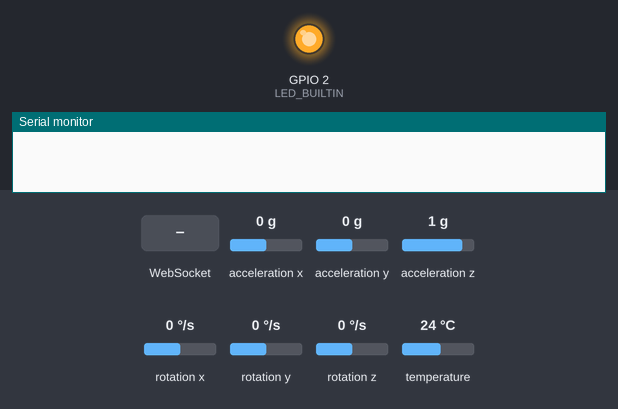
Simulated run of this program. Board: ESP8266 (NodeMCU). On the bench: output pins drawn as LEDs (lit = HIGH, except the on-board LED, lit = LOW), the last lines printed to the serial monitor. Inputs (shaded band) come from the test bench; at power-on: acceleration x 0 g, acceleration y 0 g, acceleration z 1 g, rotation x 0 °/s, rotation y 0 °/s, rotation z 0 °/s, temperature 24 °C. WiFi joins after 1.5 s; servers stay silent unless stated.

Above: at 1.6 s.
At 5.2 s:
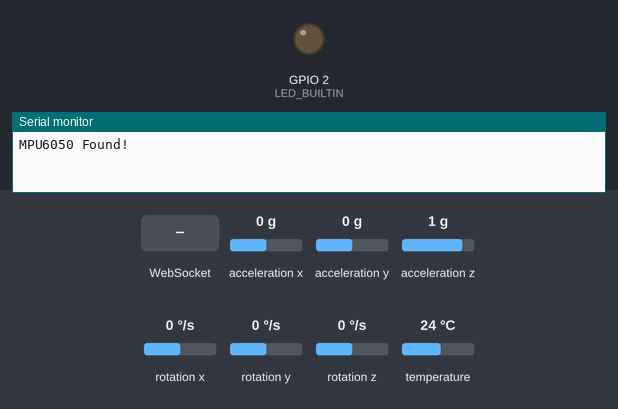
5.3 s: WebSocket text "1" received
Timing chart, 0 to 8.3 s (numbered marks = the images above; inputs shaded):
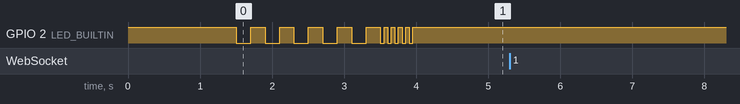

The program:

main.cpp
```cpp
#include <Arduino.h>
#include <ESP8266WiFi.h>
#include <ESPAsyncTCP.h>
#include <ESPAsyncWebServer.h>
#include <AsyncElegantOTA.h>
#include <Wire.h>
#include <Adafruit_MPU6050.h>
#include <Adafruit_Sensor.h>
#include <ESPAsyncWiFiManager.h>          // https://github.com/tzapu/WiFiManager WiFi Configuration Magic

DNSServer dns;
AsyncWebServer server(80);
AsyncWebSocket ws("/ws");
Adafruit_MPU6050 mpu; // Set up the MPU6050 sensor using the default I2C address (0x68)


// Websocket event handler - called on every websocket event
void onWsEvent(AsyncWebSocket * server, AsyncWebSocketClient * client, AwsEventType type, void * arg, uint8_t *data, size_t len){
  if(type == WS_EVT_CONNECT){

    Serial.println("Websocket client connection received");

  } else if(type == WS_EVT_DISCONNECT){

    Serial.println("Client disconnected");

  }
}

// function to light the onboard led up. LED can blink if you offer a times parameter bigger than 1.
void lightUpLED(long length, long times = 1){
  for (long i=0; i<times; i++){
      digitalWrite(LED_BUILTIN, LOW); // Einschalten
      delay(length);
      digitalWrite(LED_BUILTIN, HIGH); // Ausschalten
      if(times > 1) delay(length);
  }
}

/*
  Tries to connect to the MPU sensor.
  Because of local I2C problems, we try all I2C adresses between 0x68 - 0x75 until the sensor is found.
  Connection state will be visualised by the onboard LED.
*/
void connectMPU(int addr){
  lightUpLED(200, 5); // begin mpu light sequence
  while (!mpu.begin(addr)) {
    if(addr > 0x75){
      // limit reached
      lightUpLED(1000);
      addr = 0x68;
    }
    else
    {
      addr++;
      lightUpLED(100);
    }
    Serial.println(String("MPU6050 not found at ")+String(addr));
  }
  Serial.println("MPU6050 Found!");
  mpu.setAccelerometerRange(MPU6050_RANGE_2_G);
  mpu.setGyroRange(MPU6050_RANGE_250_DEG);
  mpu.setFilterBandwidth(MPU6050_BAND_21_HZ);
  lightUpLED(50, 5); // mpu successful light sequence

}


void setup() {
  Serial.begin(115200);
  pinMode(LED_BUILTIN, OUTPUT);
  digitalWrite(LED_BUILTIN, HIGH); // turn off onboard led


  // first parameter is name of access point, second is the password
  AsyncWiFiManager wifiManager(&server,&dns);

  wifiManager.autoConnect("ESP-Gyrosocket");

  // websocket part
  ws.onEvent(onWsEvent);
  server.addHandler(&ws);
  AsyncElegantOTA.begin(&server, "espgyro", "CHANGEME"); // SECURITY: Change the password!
  server.begin();
  // initialize MPU6050 Sensor
  connectMPU(0x68);

}

void loop() {

  // Get data from the MPU6050 sensor
  sensors_event_t a, g, temp;
  mpu.getEvent(&a, &g, &temp);

  // Send the data to all connected WebSocket clients
  String data = String(millis())+","+String(a.acceleration.x) + "," + String(a.acceleration.y) + "," + String(a.acceleration.z) + "," + String(g.gyro.x) + "," + String(g.gyro.y) + "," + String(g.gyro.z) + "," + String(temp.temperature);
  ws.textAll(data);
}
```
